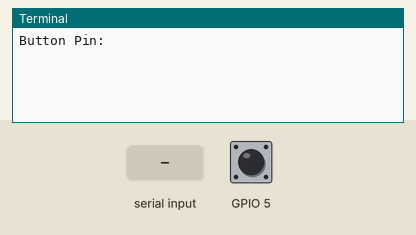
Recording of a program running on a simulated Raspberry Pi (BCM pin numbers). Parts: the last lines printed to the terminal. Inputs (shaded band) come from the test bench; at power-on: GPIO 5 HIGH.

Above: at 1.2 s.
1.3 s: "5" typed at the terminal, then Enter
At 1.7 s:
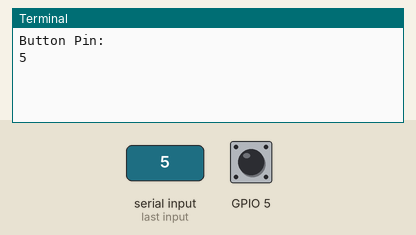
2.8 s: GPIO 5 pulled LOW for 0.15 s
At 3.6 s:
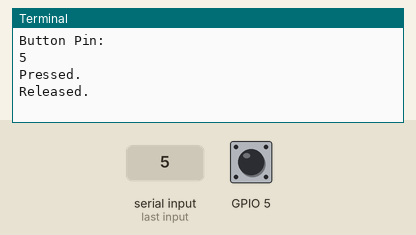

The program:

button.py
```python
from gpiozero import Button  # Import the Button class from gpiozero for handling GPIO input.
from signal import pause  # Import pause to keep the program running and wait for events.

def main():
    """
    Main function to test a push button using GPIO.
    Prompts the user for the GPIO pin connected to the button,
    then assigns functions to handle button press and release events.
    """
    # Ask the user for the GPIO pin number where the button is connected.
    button_pin = int(input("Button Pin: "))

    # Create a Button object for the specified GPIO pin.
    button = Button(button_pin)

    # Assign event handlers for button press and release actions.
    button.when_pressed = button_pressed  # Call button_pressed() when the button is pressed.
    button.when_released = button_released  # Call button_released() when the button is released.

    # Pause the program to wait for events indefinitely.
    pause()

def button_pressed():
    """Callback function to handle the button press event."""
    print("Pressed.")

def button_released():
    """Callback function to handle the button release event."""
    print("Released.")

# Check if the script is run directly (not imported as a module).
if __name__ == "__main__":
    try:
        main()  # Call the main function to start the program.
    except KeyboardInterrupt:
        # Gracefully handle program exit when Ctrl+C is pressed.
        print("Exit program.")
```

Measured:
- after the input at 1.3 s, the terminal: prints a new line at once (image 1)
- after the input at 2.8 s, the terminal: prints a new line at once (image 2)
